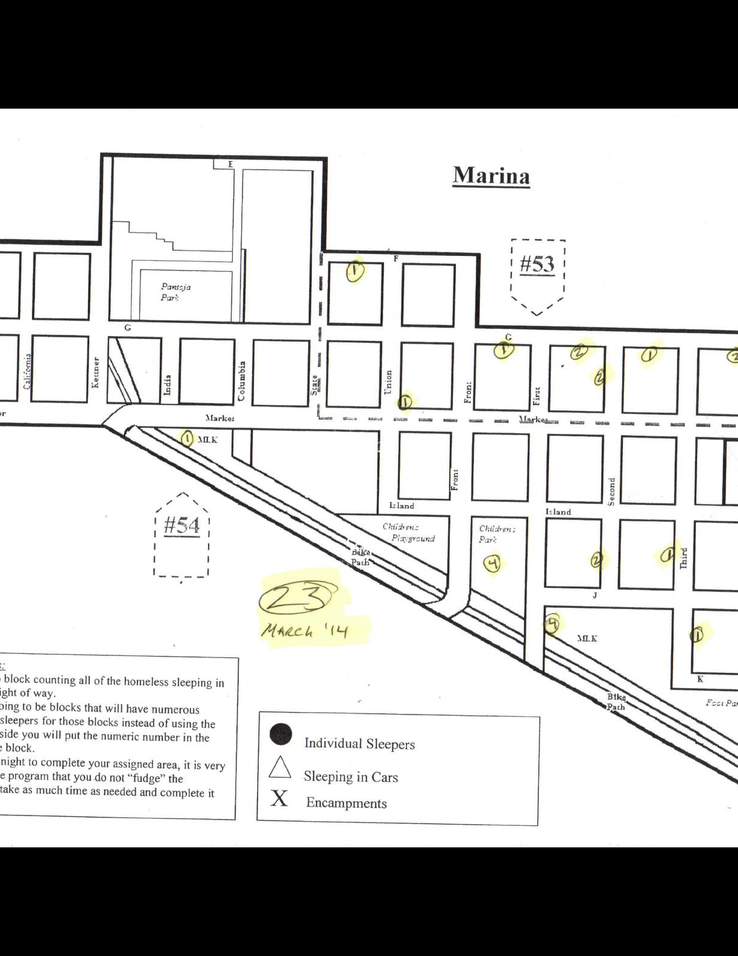
#> input picture data/homeless-count/marina/201403-004.png, 738 x 956 px, shrunk from 1224 x 1584 before the run, found by its file name
$ jupyter execute 'Line Finding.ipynb'
#> lines starting #> are read from the running program, lines starting #| are printed output that depends on the picture; after the words box and inside, x2 and y2 are one past the last pixel; in counts of white or black regions, pixels touching at a corner belong together
[cell 1]
from IPython.display import Image as ImageDisp
from PIL import Image
import sys
import imutils
import pytesseract
from pathlib import Path
import cv2
import numpy as np
from pytesseract import TesseractError
from matplotlib import pyplot as plt

[cell 2]
def imshow(img):
    plt.figure(figsize = (15,15))
    plt.imshow(cv2.cvtColor(img, cv2.COLOR_BGR2RGB), interpolation='nearest', aspect='auto')

[cell 3]
f = '/Users/eric/proj/virt-proj/data-project/downtown-partnership/images/2014/03/201403-004.png'
img = cv2.imread(f)
#> img is the input picture: shape (956, 738, 3); mean B, G, R 184.6, 185.5, 185.6

kernel = np.ones((5,5),np.uint8)

img = imutils.rotate_bound(img, angle=90)
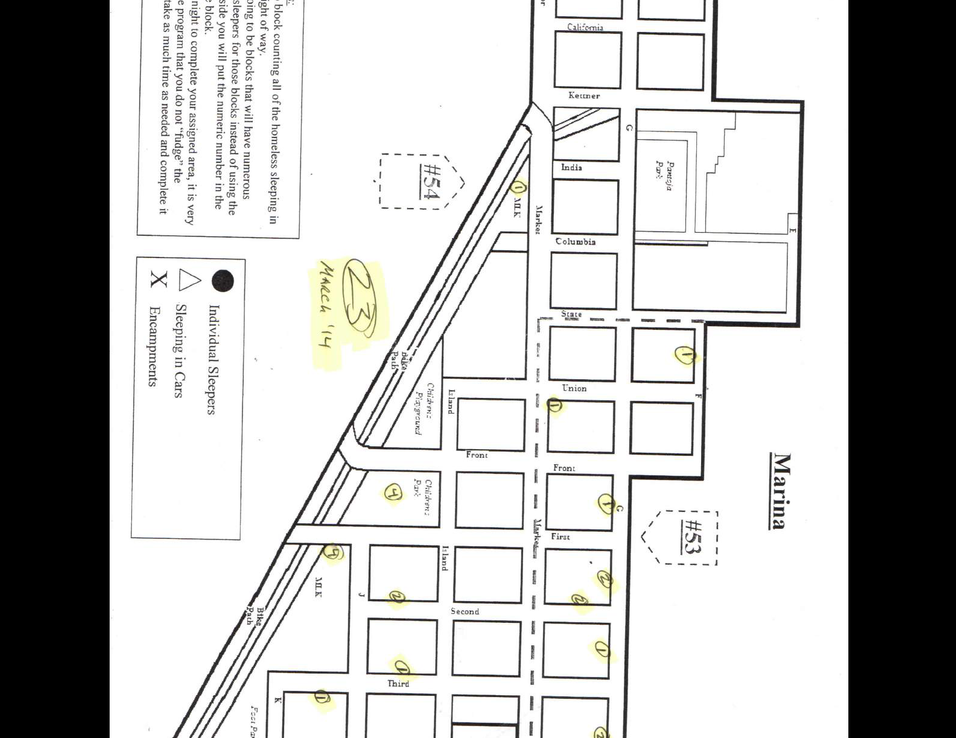
#> img: shape (738, 956, 3); mean B, G, R 184.6, 185.5, 185.6

imshow(img)

[cell 4]
gray = cv2.cvtColor(img, cv2.COLOR_BGR2GRAY)
gray = cv2.bitwise_not(gray)
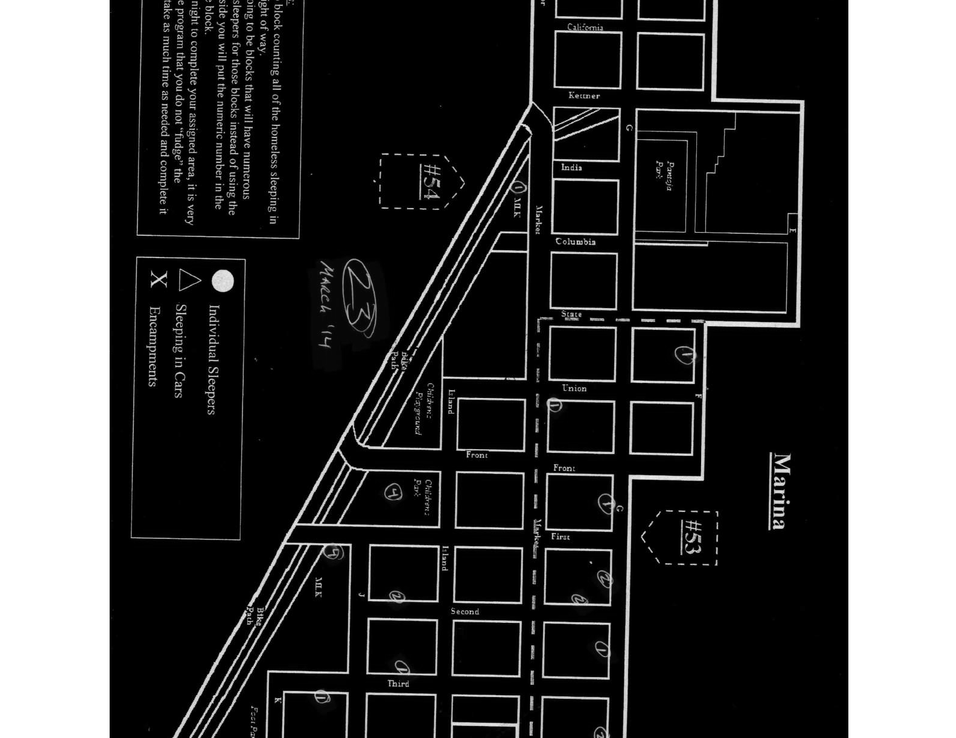
#> gray: shape (738, 956); min 0, max 255, mean 69.6

# threshold the image, setting all foreground pixels to
# 255 and all background pixels to 0
thresh = cv2.threshold(gray, 0, 255,cv2.THRESH_BINARY | cv2.THRESH_OTSU)[1]
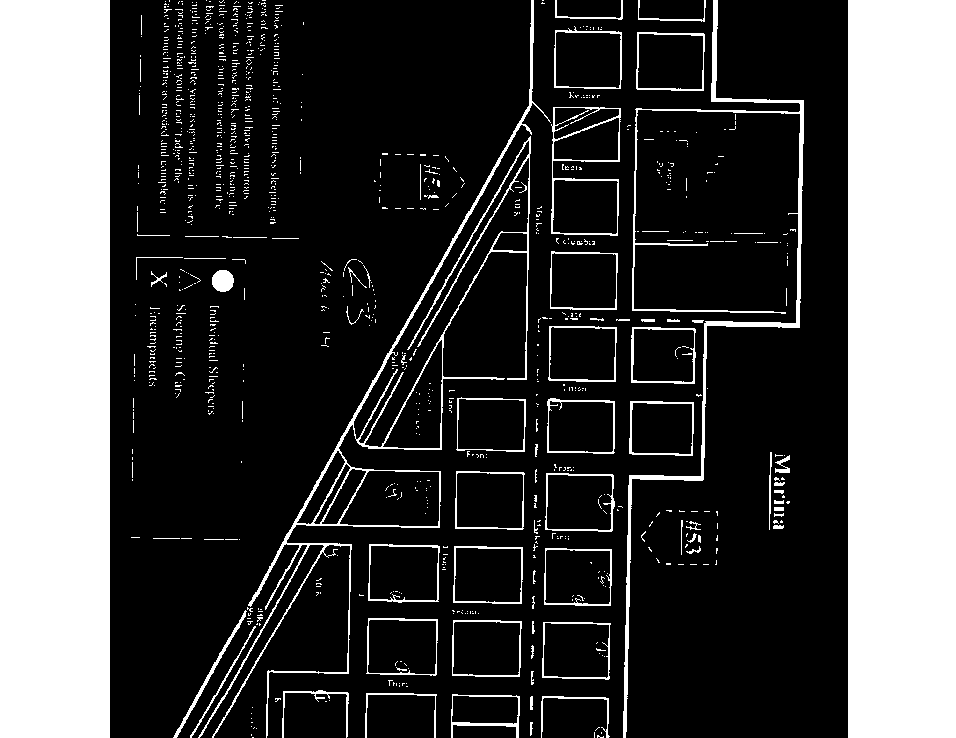
#> thresh: shape (738, 956); 27.2% white; 1225 white regions (1141 under 20 px), largest, box (x1, y1, x2, y2) and area: (0, 0, 110, 738) 81180, (848, 0, 956, 738) 79704, (198, 0, 551, 738) 7688

imshow(thresh)

[cell 5]
# threshold the image, setting all foreground pixels to
# 255 and all background pixels to 0
#gray = cv2.threshold(gray, 0, 255, cv2.THRESH_BINARY | cv2.THRESH_OTSU)[1]

gray = cv2.dilate(thresh,kernel,iterations = 1)
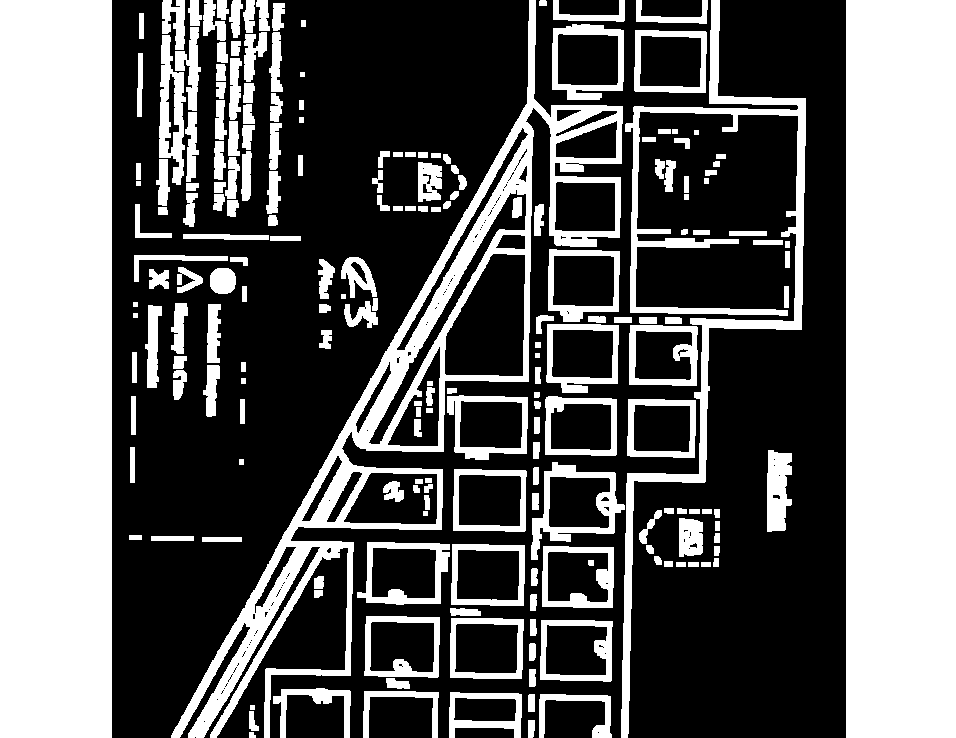
#> gray: shape (738, 956); 39.3% white; 207 white regions, largest, box (x1, y1, x2, y2) and area: (0, 0, 112, 738) 82656, (846, 0, 956, 738) 81180, (171, 0, 623, 738) 32477

# Apply edge detection method on the image
edges = cv2.Canny(gray,50,150,apertureSize = 3)
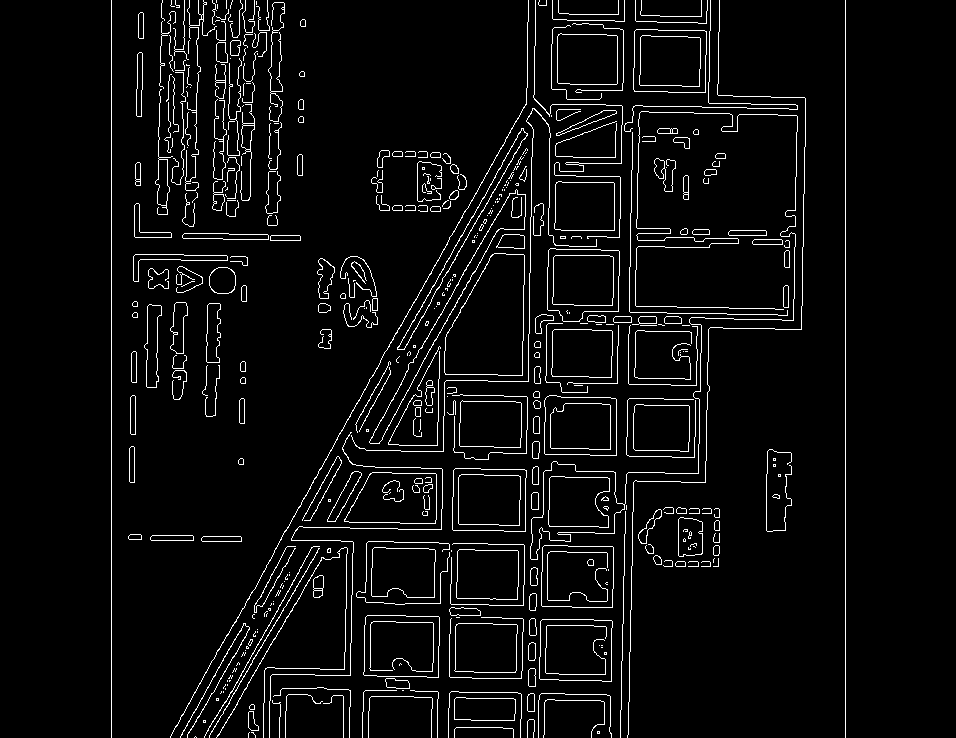
#> edges: shape (738, 956); 4.8% white in thin lines or dots, all inside (x1, y1, x2, y2) = (111, 0, 846, 738)


imshow(gray)

[cell 6]
# This returns an array of r and theta values
lines = cv2.HoughLines(thresh,1,np.pi/180, 200)

# The below for loop runs till r and theta values
# are in the range of the 2d array
for r,theta in lines[0]:
    # Stores the value of cos(theta) in a
    a = np.cos(theta)
    # Stores the value of sin(theta) in b
    b = np.sin(theta)
    # x0 stores the value rcos(theta)
    x0 = a*r
    # y0 stores the value rsin(theta)
    y0 = b*r
    # x1 stores the rounded off value of (rcos(theta)-1000sin(theta))
    x1 = int(x0 + 1000*(-b))
    # y1 stores the rounded off value of (rsin(theta)+1000cos(theta))
    y1 = int(y0 + 1000*(a))
    # x2 stores the rounded off value of (rcos(theta)+1000sin(theta))
    x2 = int(x0 - 1000*(-b))
    # y2 stores the rounded off value of (rsin(theta)-1000cos(theta))
    y2 = int(y0 - 1000*(a))

    # cv2.line draws a line in img from the point(x1,y1) to (x2,y2).
    # (0,0,255) denotes the colour of the line to be
    #drawn. In this case, it is red.
    cv2.line(img,(x1,y1), (x2,y2), (0,0,255),2)
#> this loop made 1 pass
#> (r, theta, a, b, x0, y0, x1, y1) on pass 1: (103, 0.14, 0.99, 0.139, 102, 14.33, -37, 1004)

imshow(img)

$ run again, with data/homeless-count/marina/201402-005.png copied over data/homeless-count/marina/201403-004.png
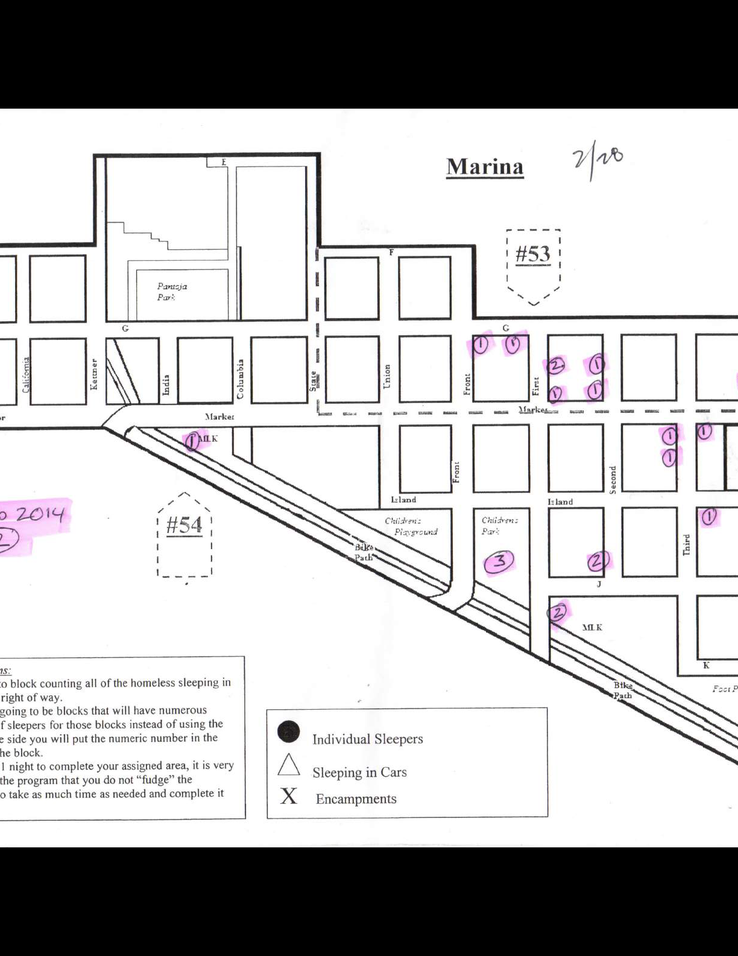
#> input picture data/homeless-count/marina/201402-005.png, 738 x 956 px, shrunk from 1224 x 1584 before the run, found by its file name
#> img is the input picture: shape (956, 738, 3); mean B, G, R 185.5, 184.9, 185.6
#> `thresh = cv2.threshold(gray, 0, 255,cv2.THRESH_BINARY | cv2.THRESH_OTS..`:
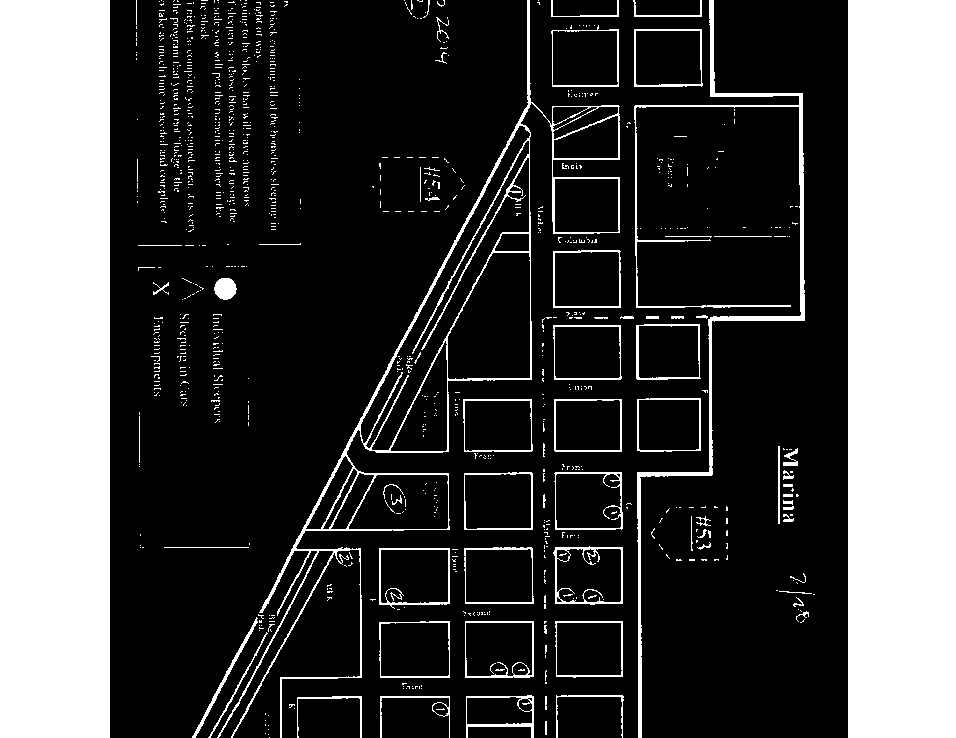
#> thresh: shape (738, 956); 27.2% white; 1225 white regions (1151 under 20 px), largest, box (x1, y1, x2, y2) and area: (0, 0, 110, 738) 81180, (848, 0, 956, 738) 79704, (217, 0, 620, 738) 8777
#> `edges = cv2.Canny(gray,50,150,apertureSize = 3)`:
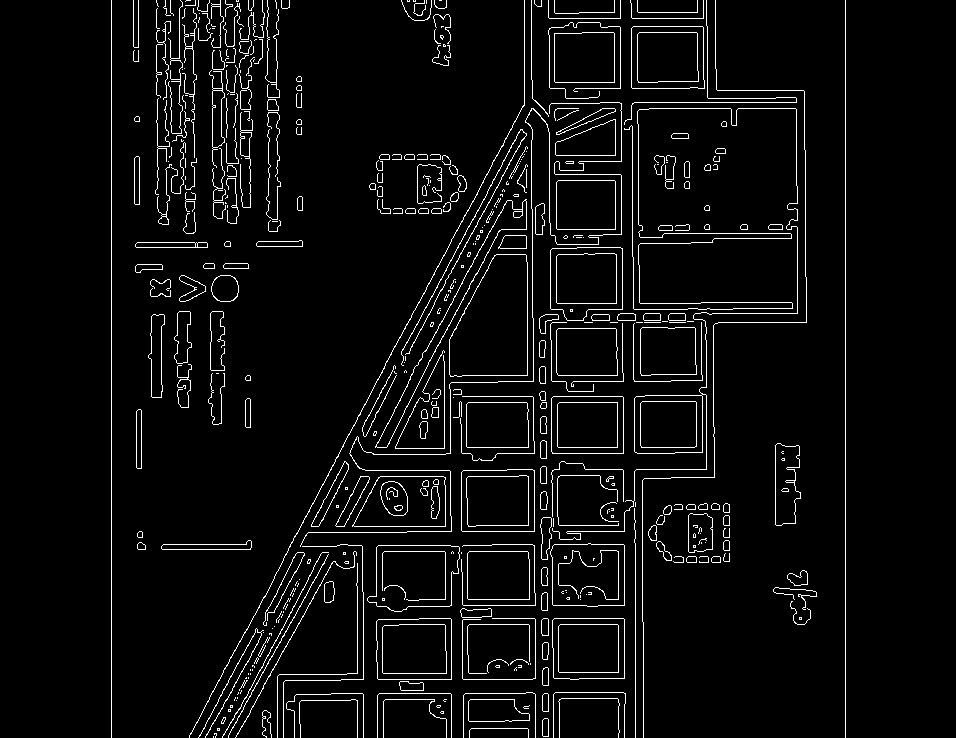
#> edges: shape (738, 956); 4.7% white in thin lines or dots, all inside (x1, y1, x2, y2) = (111, 0, 846, 738)
#> the loop `for r,theta in lines[0]:` made 1 pass
#> (r, theta, a, b, x0, y0, x1, y1) on pass 1: (103, 0.14, 0.99, 0.139, 102, 14.33, -37, 1004)

$ run again, with data/homeless-count/marina/201404-004.png copied over data/homeless-count/marina/201403-004.png
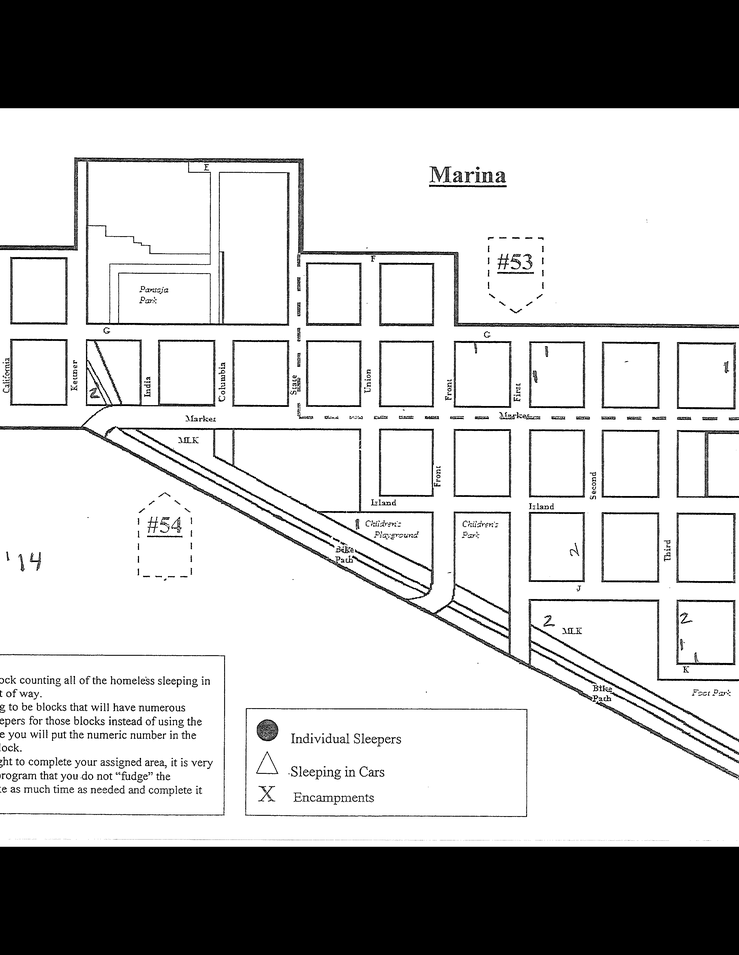
#> input picture data/homeless-count/marina/201404-004.png, 739 x 955 px, shrunk from 2552 x 3300 before the run, found by its file name
#> img is the input picture: shape (955, 739, 3); min 0, max 255, mean 185.6
#> `thresh = cv2.threshold(gray, 0, 255,cv2.THRESH_BINARY | cv2.THRESH_OTS..`:
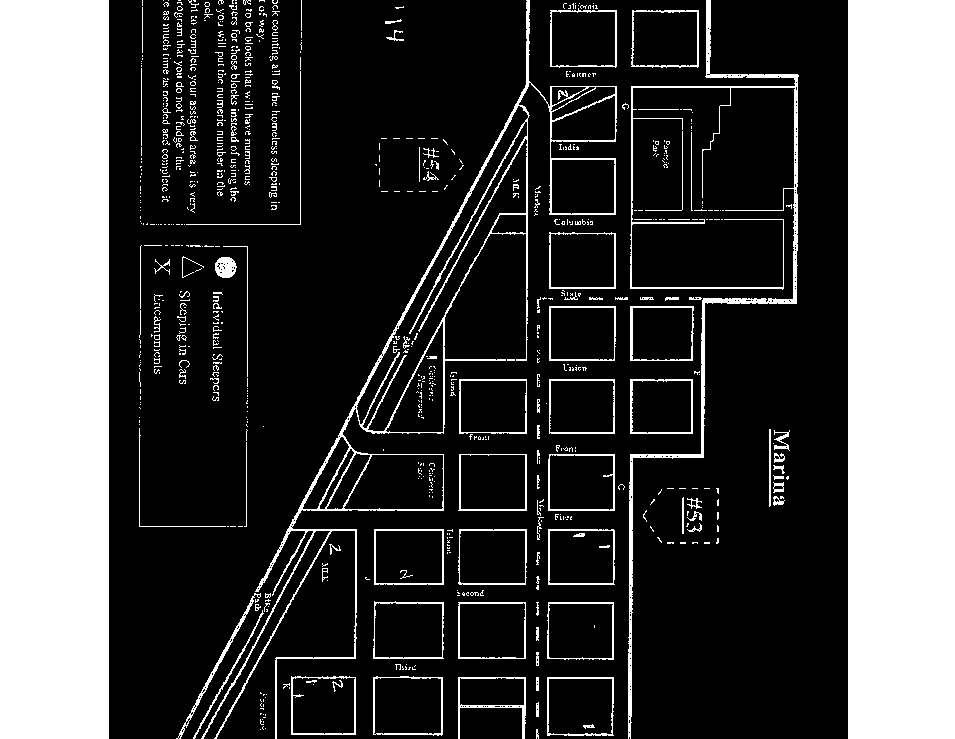
#> thresh: shape (739, 955); 27.5% white; 913 white regions (785 under 20 px), largest, box (x1, y1, x2, y2) and area: (0, 0, 109, 739) 80551, (848, 0, 955, 739) 79073, (201, 0, 617, 739) 8829
#> `edges = cv2.Canny(gray,50,150,apertureSize = 3)`:
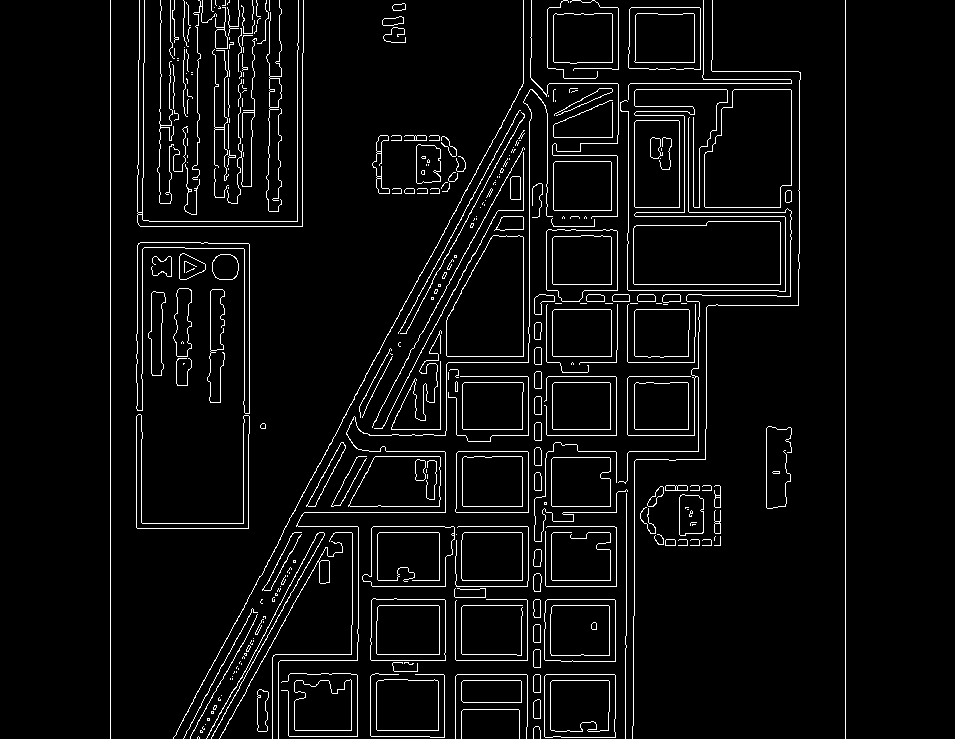
#> edges: shape (739, 955); 4.8% white in thin lines or dots, all inside (x1, y1, x2, y2) = (110, 0, 846, 739)
#> the loop `for r,theta in lines[0]:` made 1 pass
#> (r, theta, a, b, x0, y0, x1, y1) on pass 1: (103, 0.14, 0.99, 0.139, 102, 14.33, -37, 1004)
